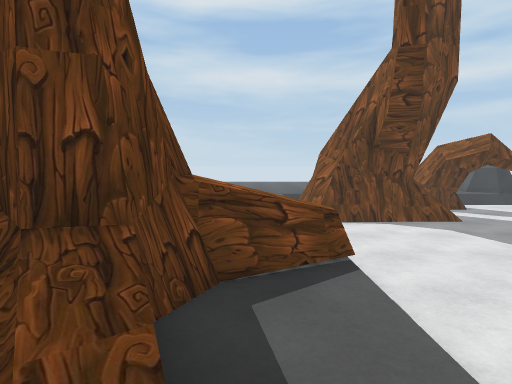
view 1 (above)

24 first-person views from a walk through a Unity game level. The camera is 1.2 m above the floor, tilts 4° down and sees 75° across. The floor is counted in squares, 1 m on a side. Each view is taken from the middle of a square. On the plan, view 1 faces up. The plan holds only what a view shows up to about 14 squares ahead; the rest is blank. The place goes on beyond the plan. The player is left out.

view 2
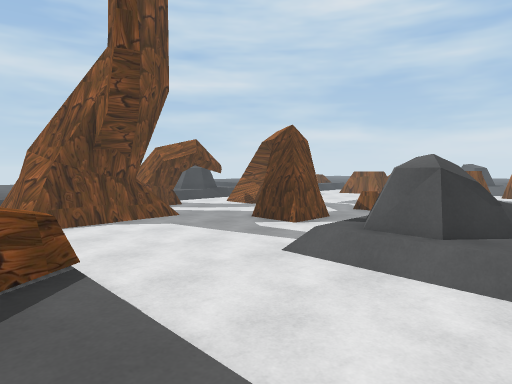

view 3
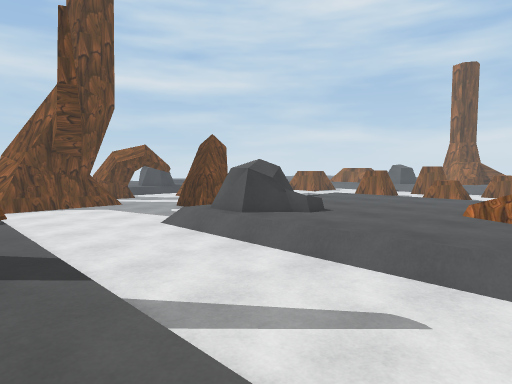

view 4
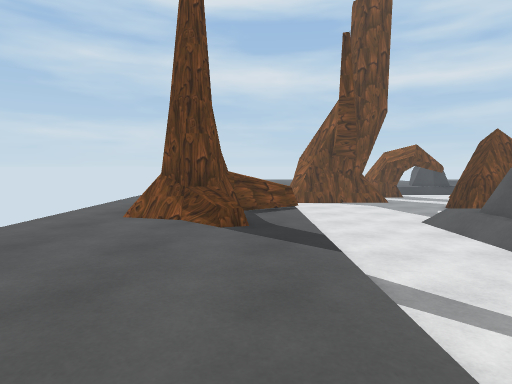

view 5
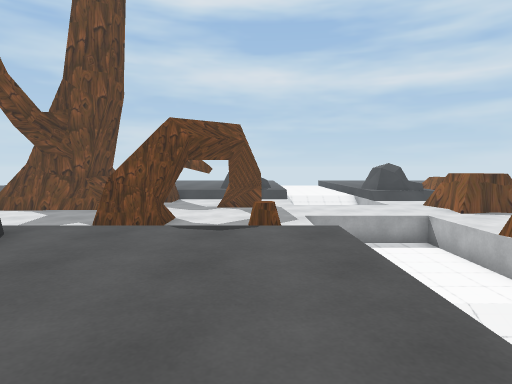

view 6
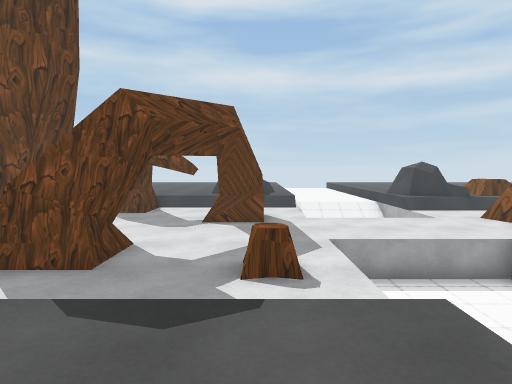

view 7
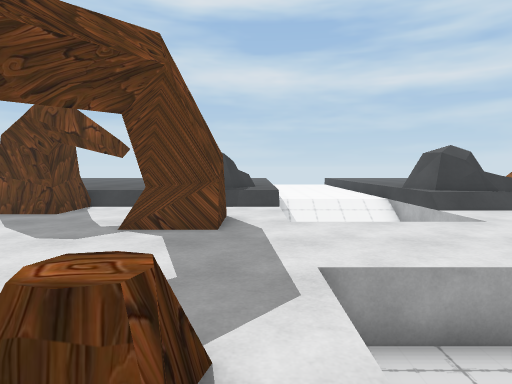

view 8
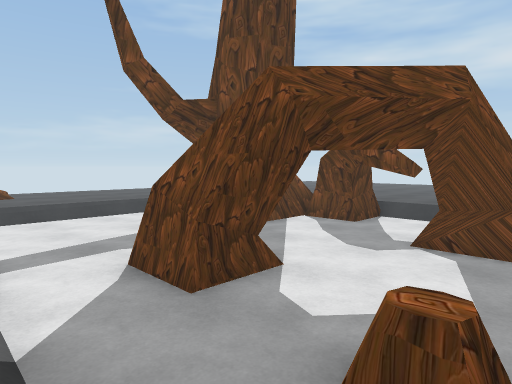

view 9
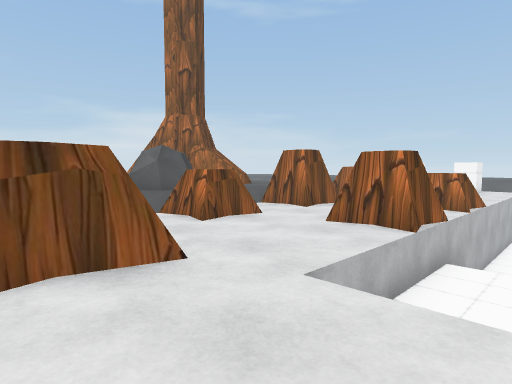

view 10
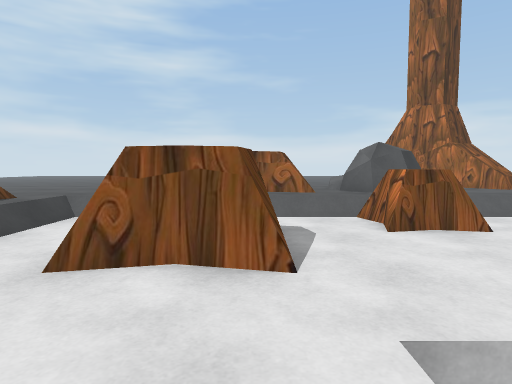

view 11
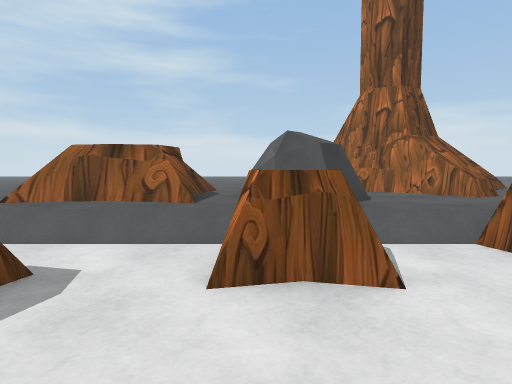

view 12
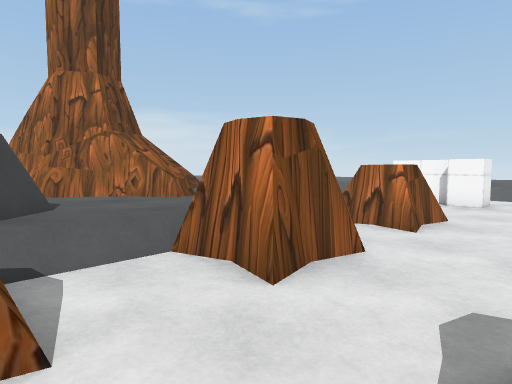

view 13
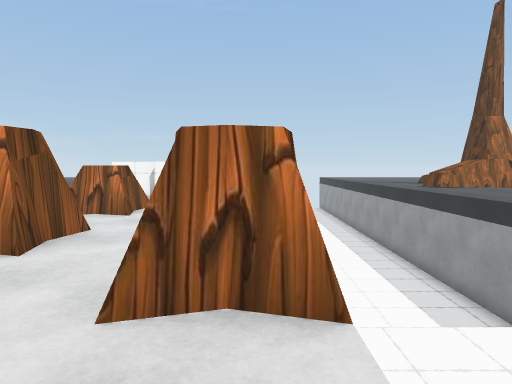

view 14
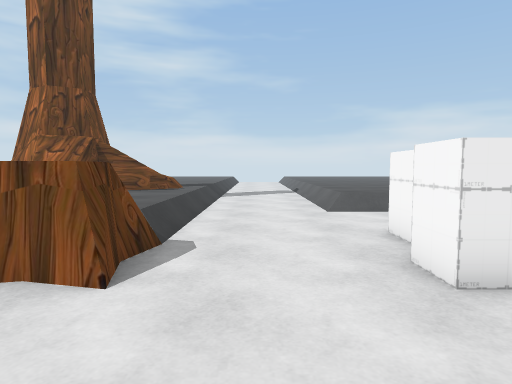

view 15
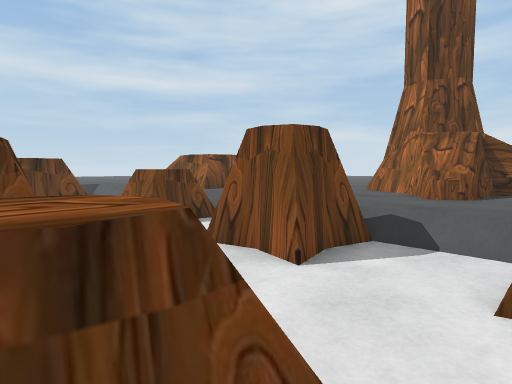

view 16
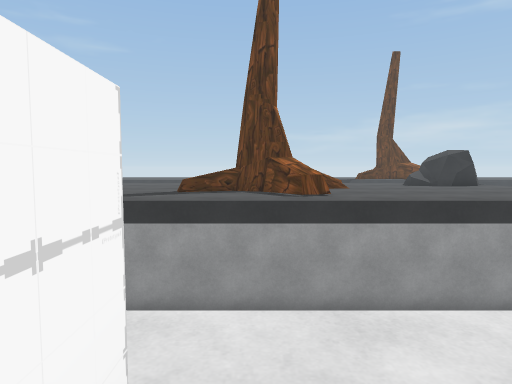

view 17
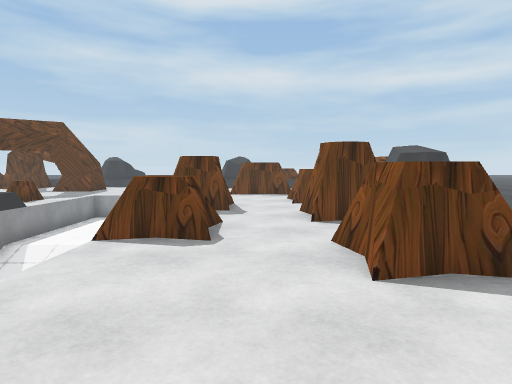

view 18
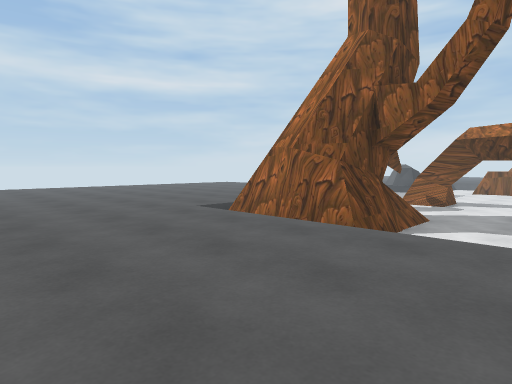

view 19
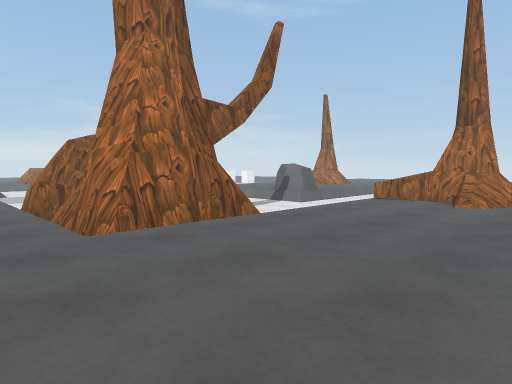

view 20
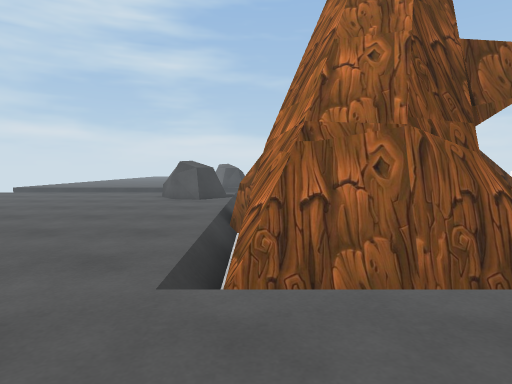

view 21
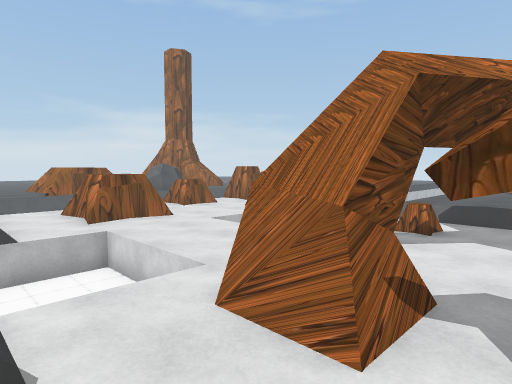

view 22
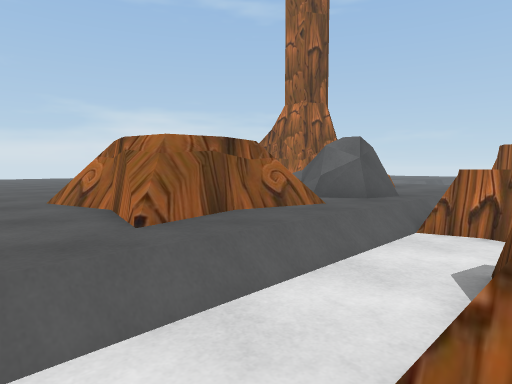

view 23
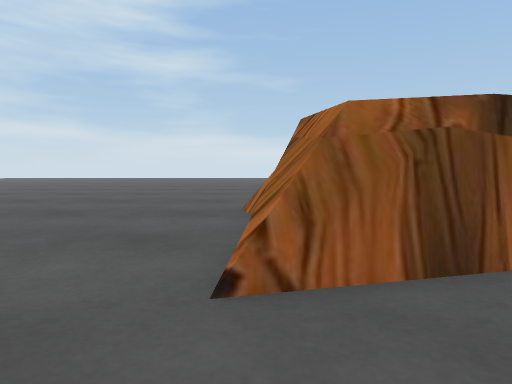

view 24
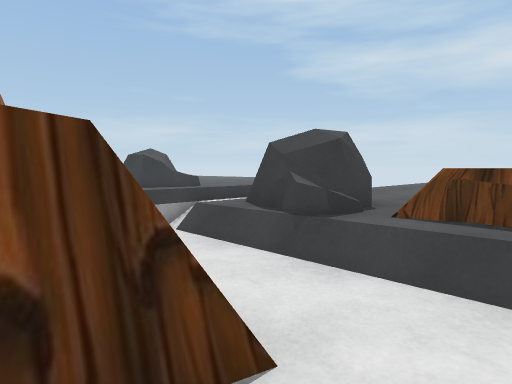

### Floor plan
Key: @ floor where view 1 was taken; # wall or solid block; x gap in a wall; . main floor; : floor 0.25 m higher than the main floor; - floor 0.5 m lower than the main floor; _ floor 1.5 m lower than the main floor; / step, stairs or slope; = window, fence, low wall or low ledge; ^ raised ledge; v drop or lower ground; O other object.
Columns run from 5 left of view 1 to 32 right of it. Each row starts with its distance up from view 1.
 18 ................#^^///// =#.     ...
 17  ...............=#^///// #^#== .......
 16 .......//////////=///   _#==/==.......
 15 .......########-----_  _///////.......
 14 .......##  ####-----_  __------.......
 13  ......##  #---#x##-_  __------.......
 12  ......#####-----##-------#^#--.=##=..
 11 .......####=-----##-------#^^--.#^^#
 10 .......-------------------#^#--.#^
  9 .......-------------vvvvv------.=#^=
  8  ......-------##----vvvvv------.......
  7 .......-------##--=-vvvvv----^=.## ...
  6 .......-----------=-vvvvv----^#.#^=..
  5 ..=O#^=-------------vvvvv##----.=# ...
  4 ..###^=----/////////vvvvv##----.....##
  3 ..###..----=##......vvvvv----##....##
  2 ...:O..----=^#......vv  v----##...=##
  1 .......----.==......vvvvv^=----...=###
  0 .....@.----.........vvvvv^=----.....==
 -1  ......----.........vvvvv----^#.....=/
 -2   .....----.........vvvvv----^#///////
 -3   .....----..../....vvv v-------------
 -4    ....----..../=.=.vvv v-------------
 -5      .  --     ##^^.vvv v- -----------
 -6      .         ##=..vvv v- --^-----///
 -7               =##...v   v-^ ^^^^---...

Positions as (right, up) in squares from view 1, and headings:
1: (0, 0), facing up
2: (0, 0), facing up-right
3: (0, -5), facing up-right
4: (0, -6), facing up
5: (13, -3), facing up
6: (13, 1), facing up
7: (14, 5), facing up
8: (14, 4), facing up-left
9: (17, 12), facing down-right
10: (17, 10), facing right
11: (20, 7), facing right
12: (21, 6), facing down-right
13: (20, 8), facing down
14: (20, -4), facing right
15: (20, -1), facing up-right
16: (22, -6), facing left
17: (22, -6), facing up
18: (-5, 7), facing up-right
19: (-5, 18), facing down-right
20: (-2, 15), facing right
21: (10, 16), facing down-right
22: (23, 14), facing down-right
23: (25, 12), facing right
24: (25, 11), facing up-left
